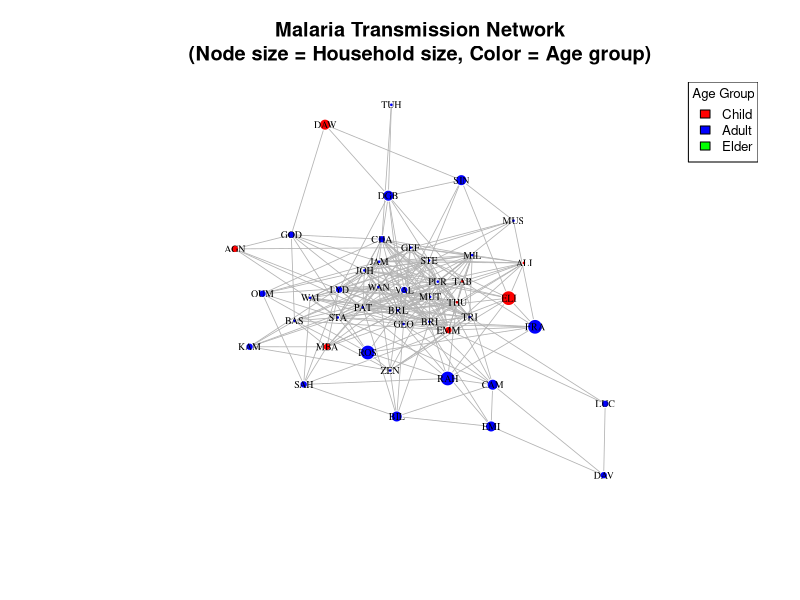
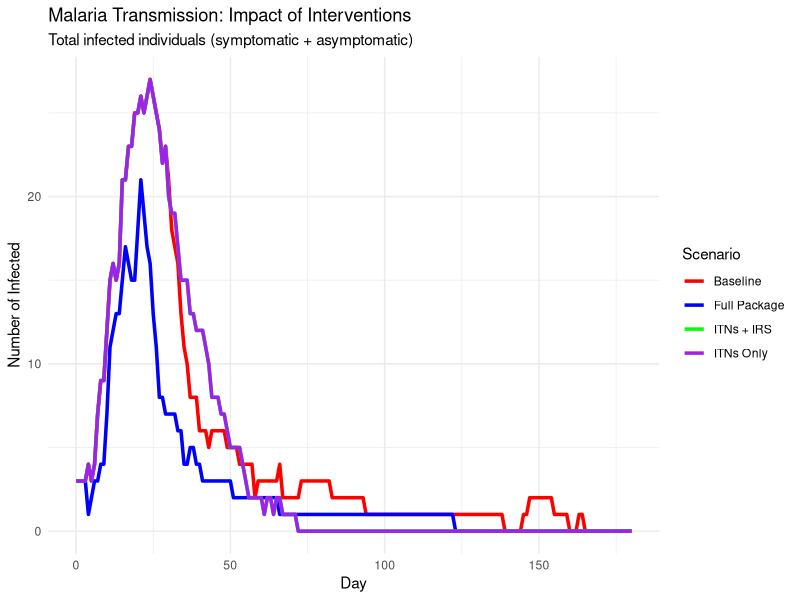
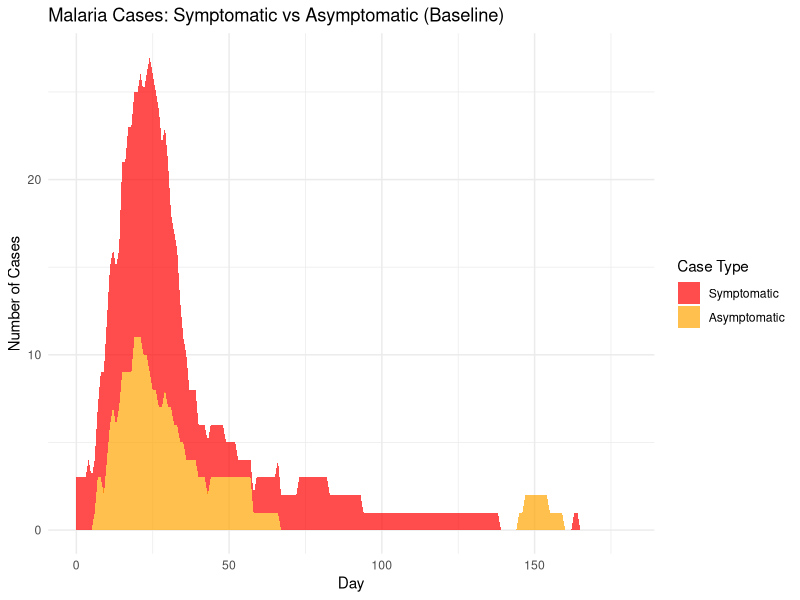

Source code (R) for these figures, in order:
###### Malaria Network Transmission Model #### Testingagainnow
##Network Analysis and Malaria Epidemic Model##

####Project Description####
##This project models malaria transmission through social networks incorporating household clustering, 
##geographic proximity, seasonal patterns, and vector-mediated transmission. 
##Various intervention strategies (ITNs, IRS, case management, mass screening) are evaluated.

#Packages for this work
library(igraph) # For graphs
library(ggplot2) # For plots
library(dplyr) # For manipulation
library(RColorBrewer) # For colours

##Create enhanced dataset with household and age information
data <- data.frame(
  Participant = c("KAM", "SIN", "RAH", "DAW", "LUC", "TUH", "BAS", "MBA", "MUS", "DAV", "CHA", "EMM", "LYD", "VAL", "GOD", "AGN", "ROS", "FRA", "JAM", "DGB", "ELI", "WAN", "MUT", "GEO", "GEF", "SAH", "PAT", "TAB", "BRI", "STA", "OUM", "STE", "THU", "EMI", "CAM", "ZEN", "BIL", "JOH", "ALI", "PUR", "WAI", "MIL", "BRL", "TRI"),  Country = c("Cameroon", "Ethiopia", "Tanzania", "Ethiopia", "Zambia", "Uganda", "Nigeria", "Cameroon", "Zimbabwe", "Zambia", "Kenya", "Kenya", "Kenya", "Kenya", "Malawi", "Malawi", "Tanzania", "Tanzania", "Kenya", "Ethiopia", "Tanzania", "Kenya", "Kenya", "Kenya", "Kenya", "Tunisia", "Kenya", "Kenya", "Kenya", "Kenya", "Tunisia", "Kenya", "Kenya", "Switzerland", "Switzerland", "Ghana", "Switzerland", "Kenya", "Kenya", "Kenya", "Kenya", "Kenya", "Kenya", "Kenya"),
  # Add household information (grouped by accommodation/country)
  Household = c(1,2,3,2,4,5,6,1,7,4,8,8,9,9,10,10,3,3,11,2,3,12,13,14,15,16,17,18,19,20,
                16,21,22,23,23,24,23,25,26,27,28,29,30,31),
  # Add age groups: Child (5-17), Adult (18-64), Elder (65+)
  Age_Group = c("Adult","Adult","Adult","Child","Adult","Adult","Adult","Child","Adult","Adult","Adult","Child","Adult","Adult","Adult","Child","Adult","Adult","Adult","Adult", "Child","Adult","Adult","Adult","Adult","Adult","Adult","Child","Adult","Adult","Adult","Adult","Child","Adult","Adult","Adult","Adult","Adult","Child","Adult", "Adult","Adult","Adult","Adult"),
  # Add village clustering (based on country but with sub-villages)
  Village = c(1,2,3,2,4,5,6,1,7,4,8,8,8,8,9,9,3,3,8,2,3,8,8,8,8,10,8,8,8,8,
              10,8,8,11,11,12,11,8,8,8,8,8,8,8)
)

#####PART 1. MALARIA NETWORK CONSTRUCTION ####

##Create malaria-specific network with household clustering and geographic proximity
create_malaria_network <- function(data, household_prob = 0.7, village_prob = 0.3, age_mixing = TRUE, seasonal_factor = 1.0) {
  n <- nrow(data)
  adj_matrix <- matrix(0, n, n)
  rownames(adj_matrix) <- colnames(adj_matrix) <- data$Participant
  
  set.seed(123)
  for(i in 1:n) {
    for(j in 1:n) {
      if(i != j) {
        base_prob <- 0.05  # Base connection probability
        
        # Household clustering - much higher within households
        if(data$Household[i] == data$Household[j]) {
          base_prob <- household_prob
        }
        # Village proximity - moderate increase for same village
        else if(data$Village[i] == data$Village[j]) {
          base_prob <- village_prob
        }
        
        # Age-structured mixing (children connect more with children, adults with adults)
        if(age_mixing) {
          if(data$Age_Group[i] == data$Age_Group[j]) {
            base_prob <- base_prob * 1.5
          }
          # Children connect more overall (school, play)
          if(data$Age_Group[i] == "Child" | data$Age_Group[j] == "Child") {
            base_prob <- base_prob * 1.2
          }
        }
        
        # Seasonal mobility factor (farming, markets increase connections)
        base_prob <- base_prob * seasonal_factor
        
        if(runif(1) < base_prob) {
          adj_matrix[i,j] <- 1
        }
      }
    }
  }
  return(adj_matrix)
}

##Create the malaria network with mosquito breeding sites as hubs
adj_matrix <- create_malaria_network(data)
g <- graph_from_adjacency_matrix(adj_matrix, mode = "undirected")

##Add attributes
V(g)$country <- data$Country
V(g)$name <- data$Participant
V(g)$household <- data$Household
V(g)$age_group <- data$Age_Group
V(g)$village <- data$Village

##Enhanced network visualization
plot_malaria_network <- function(g, data) {
  # Color nodes by age group
  age_colors <- c("Child" = "red", "Adult" = "blue", "Elder" = "green")
  V(g)$color <- age_colors[V(g)$age_group]
  
  # Size nodes by household size (larger households = larger nodes)
  household_sizes <- table(data$Household)
  V(g)$size <- household_sizes[as.character(V(g)$household)] * 2
  
  set.seed(123)
  layout <- layout_with_fr(g)
  
  plot(g,
       layout = layout,
       vertex.label = V(g)$name,
       vertex.label.cex = 0.6,
       vertex.label.color = "black",
       vertex.frame.color = "white",
       edge.color = "gray70",
       edge.width = 0.8,
       main = "Malaria Transmission Network\n(Node size = Household size, Color = Age group)")
  
  legend("topright", legend = names(age_colors), fill = age_colors, 
         cex = 0.8, title = "Age Group")
}

plot_malaria_network(g, data)

####Part 2 - Malaria-Specific SEIR Model ####
malaria_seir_model <- function(adj_matrix, beta, sigma, gamma, immunity_waning, 
                               initial_infected, days, interventions = list(), 
                               environmental_factor = 1.0, asymptomatic_rate = 0.3) {
  n <- nrow(adj_matrix)
  participants <- rownames(adj_matrix)
  
  # States: 0=S, 1=E, 2=I_symptomatic, 3=I_asymptomatic, 4=R, 5=Immune_waning
  states <- array(0, dim = c(days + 1, n, 6))
  dimnames(states) <- list(NULL, participants, c("S", "E", "I_symp", "I_asymp", "R", "Immune"))
  
  # Initialize - everyone starts susceptible
  states[1, , "S"] <- 1
  infected_idx <- which(participants %in% initial_infected)
  states[1, infected_idx, "S"] <- 0
  states[1, infected_idx, "I_symp"] <- 1
  
  # Track interventions per individual
  itn_protection <- rep(1, n)  # 1 = no protection, <1 = protected
  case_management <- rep(FALSE, n)
  
  for(day in 1:days) {
    # Environmental effects (rainfall, temperature - simplified as seasonal factor)
    current_beta <- beta * environmental_factor * (1 + 0.3 * sin(2 * pi * day / 365))
    
    # Current states
    S_current <- states[day, , "S"]
    E_current <- states[day, , "E"]
    I_symp_current <- states[day, , "I_symp"]
    I_asymp_current <- states[day, , "I_asymp"]
    R_current <- states[day, , "R"]
    Immune_current <- states[day, , "Immune"]
    
    # Next day states
    S_next <- S_current
    E_next <- E_current
    I_symp_next <- I_symp_current
    I_asymp_next <- I_asymp_current
    R_next <- R_current
    Immune_next <- Immune_current
    
    # Apply interventions
    if("ITN" %in% names(interventions) && day >= interventions$ITN$start_day) {
      itn_coverage <- interventions$ITN$coverage
      itn_efficacy <- interventions$ITN$efficacy
      # Randomly assign ITNs based on coverage
      if(day == interventions$ITN$start_day) {
        itn_users <- sample(1:n, size = round(n * itn_coverage))
        itn_protection[itn_users] <- 1 - itn_efficacy
      }
    }
    
    if("IRS" %in% names(interventions) && day >= interventions$IRS$start_day) {
      # IRS affects everyone in treated villages
      current_beta <- current_beta * (1 - interventions$IRS$efficacy * interventions$IRS$coverage)
    }
    
    # SEIR transitions
    for(i in 1:n) {
      # S -> E (Susceptible to Exposed)
      if(S_current[i] == 1) {
        # Force of infection from both symptomatic and asymptomatic
        infectious_neighbors <- which((I_symp_current == 1 | I_asymp_current == 1) & adj_matrix[i, ] == 1)
        if(length(infectious_neighbors) > 0) {
          total_force <- length(infectious_neighbors) * current_beta * itn_protection[i]
          prob_infection <- 1 - exp(-total_force)
          
          if(runif(1) < prob_infection) {
            S_next[i] <- 0
            E_next[i] <- 1
          }
        }
      }
      
      # E -> I (Exposed to Infected)
      else if(E_current[i] == 1) {
        if(runif(1) < sigma) {
          E_next[i] <- 0
          # Decide if symptomatic or asymptomatic
          if(runif(1) < asymptomatic_rate) {
            I_asymp_next[i] <- 1
          } else {
            I_symp_next[i] <- 1
          }
        }
      }
      
      # I -> R (Infected to Recovered)
      else if(I_symp_current[i] == 1 || I_asymp_current[i] == 1) {
        recovery_rate <- gamma
        
        # Case management increases recovery rate for symptomatic cases
        if("case_management" %in% names(interventions) && I_symp_current[i] == 1) {
          if(day >= interventions$case_management$start_day) {
            if(runif(1) < interventions$case_management$coverage) {
              recovery_rate <- recovery_rate * 3  # Faster recovery with treatment
            }
          }
        }
        
        if(runif(1) < recovery_rate) {
          I_symp_next[i] <- 0
          I_asymp_next[i] <- 0
          R_next[i] <- 1
        }
      }
      
      # R -> S (Immunity waning)
      else if(R_current[i] == 1) {
        if(runif(1) < immunity_waning) {
          R_next[i] <- 0
          S_next[i] <- 1
        }
      }
    }
    
    # Mass screening intervention
    if("mass_screening" %in% names(interventions) && day >= interventions$mass_screening$start_day) {
      if(day %% interventions$mass_screening$frequency == 0) {
        # Screen high-degree nodes first
        degrees <- rowSums(adj_matrix)
        high_risk <- which(degrees >= quantile(degrees, 0.8))
        
        for(idx in high_risk) {
          if(I_asymp_next[idx] == 1) {
            # Detect and treat asymptomatic cases
            I_asymp_next[idx] <- 0
            R_next[idx] <- 1
          }
        }
      }
    }
    
    # Seasonal Malaria Chemoprevention (SMC) for children
    if("SMC" %in% names(interventions)) {
      current_month <- ((day - 1) %/% 30) + 1
      if(current_month %in% interventions$SMC$months) {
        child_indices <- which(data$Age_Group == "Child")
        for(idx in child_indices) {
          if(runif(1) < interventions$SMC$coverage) {
            # SMC prevents infection
            if(E_next[idx] == 1) {
              E_next[idx] <- 0
              S_next[idx] <- 1
            }
          }
        }
      }
    }
    
    # Update states
    states[day + 1, , "S"] <- S_next
    states[day + 1, , "E"] <- E_next
    states[day + 1, , "I_symp"] <- I_symp_next
    states[day + 1, , "I_asymp"] <- I_asymp_next
    states[day + 1, , "R"] <- R_next
    states[day + 1, , "Immune"] <- Immune_next
  }
  
  return(list(states = states))
}

####Part 3 - MALARIA SIMULATIONS ####

# Malaria-specific parameters
beta <- 0.4           # Transmission rate (higher for malaria)
sigma <- 0.14         # Incubation rate (7-day incubation period)
gamma <- 0.07         # Recovery rate (14-day illness)
immunity_waning <- 0.003  # Immunity wanes over ~1 year
days <- 180           # 6 months simulation

initial_infected <- c("ZEN", "AGN", "BAS")  # Start with 3 infected

##Scenario 1: No interventions
set.seed(42)
result_baseline <- malaria_seir_model(adj_matrix, beta, sigma, gamma, immunity_waning, 
                                      initial_infected, days)

##Scenario 2: ITNs only
interventions_itn <- list(
  ITN = list(coverage = 0.6, efficacy = 0.5, start_day = 30)
)
set.seed(42)
result_itn <- malaria_seir_model(adj_matrix, beta, sigma, gamma, immunity_waning, 
                                 initial_infected, days, interventions_itn)

##Scenario 3: ITNs + IRS
interventions_combined <- list(
  ITN = list(coverage = 0.6, efficacy = 0.5, start_day = 30),
  IRS = list(coverage = 0.8, efficacy = 0.6, start_day = 60)
)
set.seed(42)
result_combined <- malaria_seir_model(adj_matrix, beta, sigma, gamma, immunity_waning, initial_infected, days, interventions_combined)

##Scenario 4: Full intervention package
interventions_full <- list(
  ITN = list(coverage = 0.7, efficacy = 0.5, start_day = 30),
  IRS = list(coverage = 0.8, efficacy = 0.6, start_day = 60),
  case_management = list(coverage = 0.8, start_day = 1),
  mass_screening = list(start_day = 90, frequency = 30),
  SMC = list(coverage = 0.9, months = c(6, 7, 8, 9))
)
set.seed(42)
result_full <- malaria_seir_model(adj_matrix, beta, sigma, gamma, immunity_waning, initial_infected, days, interventions_full)

####Part 4 - ANALYSIS AND VISUALIZATION ####

##Helper function for total infections (symptomatic + asymptomatic)
get_total_infected <- function(states, day) {
  sum(states[day + 1, , "I_symp"] + states[day + 1, , "I_asymp"])
}

##Analysis
cat("MALARIA TRANSMISSION ANALYSIS\n")
cat("=============================\n\n")

# Peak infections
baseline_peak <- max(rowSums(result_baseline$states[, , "I_symp"] + result_baseline$states[, , "I_asymp"]))
itn_peak <- max(rowSums(result_itn$states[, , "I_symp"] + result_itn$states[, , "I_asymp"]))
combined_peak <- max(rowSums(result_combined$states[, , "I_symp"] + result_combined$states[, , "I_asymp"]))
full_peak <- max(rowSums(result_full$states[, , "I_symp"] + result_full$states[, , "I_asymp"]))

cat("Peak Infections:\n")
cat("Baseline (no intervention):", baseline_peak, "\n")
cat("ITNs only:", itn_peak, "(", round((baseline_peak-itn_peak)/baseline_peak*100,1), "% reduction)\n")
cat("ITNs + IRS:", combined_peak, "(", round((baseline_peak-combined_peak)/baseline_peak*100,1), "% reduction)\n")
cat("Full package:", full_peak, "(", round((baseline_peak-full_peak)/baseline_peak*100,1), "% reduction)\n\n")

# Asymptomatic burden
asymp_baseline <- sum(result_baseline$states[, , "I_asymp"])
asymp_full <- sum(result_full$states[, , "I_asymp"])
cat("Asymptomatic burden:\n")
cat("Baseline:", asymp_baseline, "person-days\n")
cat("With full interventions:", asymp_full, "person-days\n\n")

##Visualization
plot_malaria_epidemic <- function(states_list, scenario_names) {
  days <- dim(states_list[[1]])[1] - 1
  
  # Create data frame for all scenarios
  df_list <- list()
  for(i in seq_along(states_list)) {
    total_infected <- rowSums(states_list[[i]][, , "I_symp"] + states_list[[i]][, , "I_asymp"])
    symptomatic <- rowSums(states_list[[i]][, , "I_symp"])
    asymptomatic <- rowSums(states_list[[i]][, , "I_asymp"])
    
    df_list[[i]] <- data.frame(
      Day = 0:days,
      Total_Infected = total_infected,
      Symptomatic = symptomatic,
      Asymptomatic = asymptomatic,
      Scenario = scenario_names[i]
    )
  }
  
  combined_df <- do.call(rbind, df_list)
  
  # Plot total infections
  p1 <- ggplot(combined_df, aes(x = Day, y = Total_Infected, color = Scenario)) +
    geom_line(size = 1.2) +
    labs(title = "Malaria Transmission: Impact of Interventions",
         subtitle = "Total infected individuals (symptomatic + asymptomatic)",
         x = "Day", y = "Number of Infected") +
    theme_minimal() +
    scale_color_manual(values = c("red", "blue", "green", "purple"))
  
  print(p1)
  
  # Plot symptomatic vs asymptomatic for baseline
  baseline_df <- df_list[[1]]
  baseline_long <- reshape2::melt(baseline_df[,c("Day", "Symptomatic", "Asymptomatic")], 
                                  id.vars = "Day")
  
  p2 <- ggplot(baseline_long, aes(x = Day, y = value, fill = variable)) +
    geom_area(alpha = 0.7) +
    labs(title = "Malaria Cases: Symptomatic vs Asymptomatic (Baseline)",
         x = "Day", y = "Number of Cases", fill = "Case Type") +
    theme_minimal() +
    scale_fill_manual(values = c("red", "orange"))
  
  print(p2)
}

# Plot results
states_list <- list(result_baseline$states, result_itn$states, 
                    result_combined$states, result_full$states)
scenario_names <- c("Baseline", "ITNs Only", "ITNs + IRS", "Full Package")

plot_malaria_epidemic(states_list, scenario_names)

##Network metrics analysis
cat("NETWORK IMPACT ANALYSIS\n")
cat("=======================\n")

degrees <- degree(g)
household_degrees <- tapply(degrees, data$Household, mean)
age_degrees <- tapply(degrees, data$Age_Group, mean)

cat("Average connections by age group:\n")
for(age in names(age_degrees)) {
  cat(age, ":", round(age_degrees[age], 2), "connections\n")
}

cat("\nHouseholds with highest connectivity (top 5):\n")
top_households <- sort(household_degrees, decreasing = TRUE)[1:5]
print(top_households)

##Cost-effectiveness analysis (simplified)
cat("\nCOST-EFFECTIVENESS ANALYSIS\n")
cat("===========================\n")

# Simplified costs (relative units)
costs <- list(
  ITN = 100,
  IRS = 200, 
  case_management = 50,
  mass_screening = 150,
  SMC = 80
)

scenarios_cost <- c(0, costs$ITN, costs$ITN + costs$IRS, 
                    sum(unlist(costs)))
infections_averted <- baseline_peak - c(baseline_peak, itn_peak, combined_peak, full_peak)

cost_effectiveness <- data.frame(
  Scenario = scenario_names,
  Cost = scenarios_cost,
  Infections_Averted = infections_averted,
  Cost_per_Infection_Averted = ifelse(infections_averted > 0, 
                                      scenarios_cost / infections_averted, NA)
)

print(cost_effectiveness)

cat("\n=== EXERCISES ===\n")
cat("1. Modify seasonal_factor to 1.5 and rerun - what happens?\n")
cat("2. Increase asymptomatic_rate to 0.6 - how does this affect control?\n") 
cat("3. What if ITN coverage was 0.9 instead of 0.6?\n")
cat("4. Identify the 3 highest-degree households - would targeting them be effective?\n")
cat("5. How would you modify the model for urban vs rural transmission patterns?\n")




